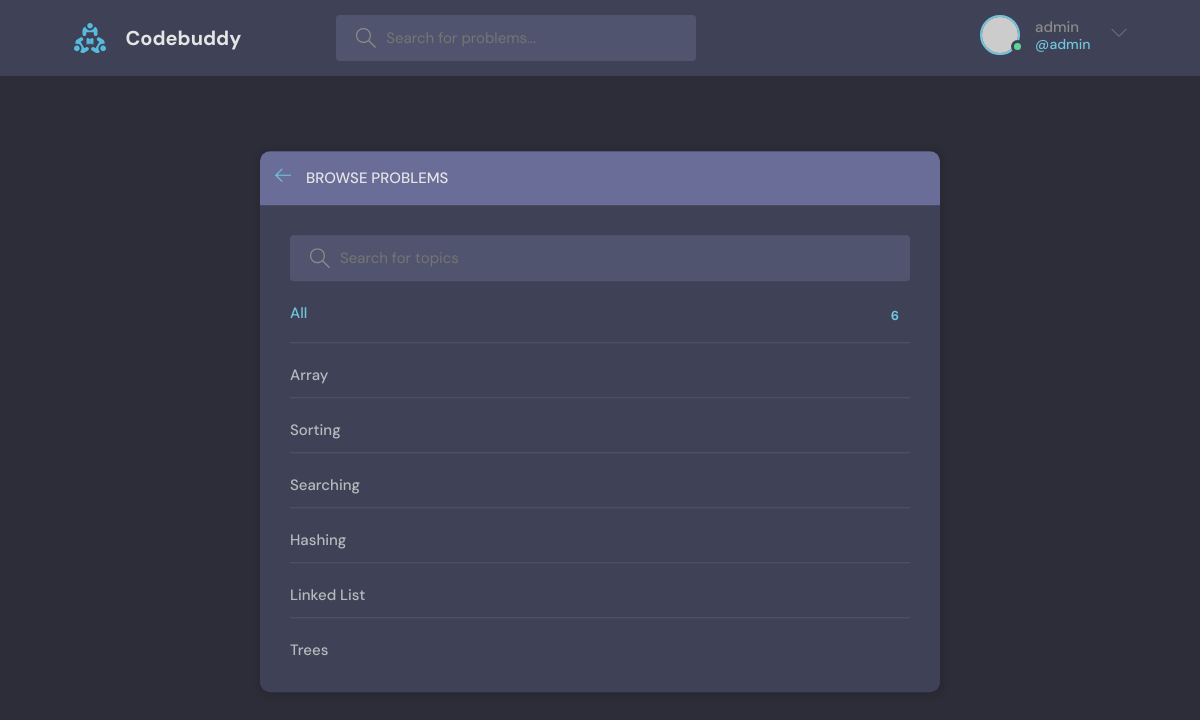
The app's page /topics/ (signed in) with its own data.
### base/models.py (models this page shows, shortened)
class Topic(models.Model):
    name = models.CharField(max_length=200)

### base/views.py (the view)
# urls.py: path('topics/', views.topicsPage, name="topics"),
def topicsPage(request):
    q = request.GET.get('q') if request.GET.get('q') != None else ''
    topics = Topic.objects.filter(name__icontains=q)
    return render(request, 'base/topic.html', {'topics': topics})

### base/templates/base/topic.html (shortened to what this page needs)
{% extends 'main.html' %}
{% block content %}
<main class="create-room layout">
  <div class="container">
    <div class="layout__box">
      <div class="layout__boxHeader">
        <div class="layout__boxTitle">
          <a href="{% url 'home' %}">
            <svg version="1.1" xmlns="http://www.w3.org/2000/svg" width="32" height="32" viewBox="0 0 32 32">
              <title>arrow-left</title>
              <path
                d="M13.723 2.286l-13.723 13.714 13.719 13.714 1.616-1.611-10.96-10.96h27.625v-2.286h-27.625l10.965-10.965-1.616-1.607z">
              </path>
            </svg>
          </a>
          <h3>Browse Problems</h3>
        </div>
      </div>
      <div class="topics-page layout__body">
        <form action="" method="GET" class="header__search">
          <label>
            <input name="q" placeholder="Search for topics" />
          </label>
        </form>
        <ul class="topics__list">
          <li>
            <a href="{% url 'topics' %}" class="active">All <span>{{topics.count}}</span></a>
          </li>
          {% for topic in topics %}
          <li>
            <a href="{% url 'home' %}?q={{topic.name}}">{{ topic.name }} <span>{{topic.room_set.all.count}}</span></a>
          </li>
          {% endfor %}
        </ul>
      </div>
    </div>
  </div>
</main>
{% endblock content %}

### templates/navbar.html (shortened to what this page needs)
{% load static %}
<header class="header header--loggedIn">
  <div class="container">
<a href="{% url 'home' %}" class="header__logo">
<img src="{% static 'images/logo.svg' %}" />
<h1>Codebuddy</h1>
</a>
<form class="header__search" method="GET" action="{% url 'home' %}">
<label>
<input placeholder="Search for problems..." />
</label>
</form>
<nav class="header__menu">
{% if request.user.is_authenticated %}
<div class="header__user">
<a href="{profile.html}">
  <div class="avatar avatar--medium active">
    <img src="https://randomuser.me/api/portraits/men/37.jpg" />
  </div>
  <p>{{request.user.username}}<span>@{{request.user.username}}</span></p>
</a>
<button class="dropdown-button">
  <svg version="1.1" xmlns="http://www.w3.org/2000/svg" width="32" height="32" viewBox="0 0 32 32">
    <title>chevron-down</title>
    <path d="M16 21l-13-13h-3l16 16 16-16h-3l-13 13z"></path>
  </svg>
</button>
</div>
{% else %}
<a href="{% url 'login' %}">
<img src="{% static 'images/avatar.svg' %}" />
<p>Login</p>
</a>
{% endif %}
</nav>
</div>
</header>

### static/styles/style.css (style rules this page uses)
:root { --color-main: #71c6dd; --color-main-light: #e1f6fb; --color-dark: #3f4156; --color-dark-medium: #51546e; --color-dark-light: #696d97; --color-light: #e5e5e5; --color-gray: #8b8b8b; --color-light-gray: #b2bdbd; --color-bg: #2d2d39; --color-success: #5dd693; --color-error: #fc4b0b; }
* { font-family: "DM Sans", -apple-system, BlinkMacSystemFont, "Segoe UI", Roboto, Oxygen, Ubuntu, Cantarell, "Open Sans", "Helvetica Neue", sans-serif; margin: 0; padding: 0; box-sizing: border-box; text-rendering: optimizeLegibility; font-size: inherit; }
html { font-size: 56.25%; }
@media only screen and (min-width: 1200px) { html { font-size: 62.5%; } }
body { line-height: 1.6; font-weight: 400; font-size: 1.5rem; color: var(--color-light-gray); background-color: var(--color-bg); min-height: 100vh; }
img { width: 100%; }
a { display: inline-block; color: var(--color-main); text-decoration: none; }
.container { max-width: 120rem; width: 90%; margin: auto; }
.avatar { position: relative; display: inline-block; border-radius: 50%; border: 2px solid var(--color-main); }
.avatar img { display: block; border-radius: 50%; object-fit: cover; object-position: center; }
.avatar::after { content: ""; display: block; position: absolute; background-color: var(--color-gray); z-index: 111; border-radius: 50%; border: 0.3rem solid var(--color-dark); }
.avatar.active::after { background-color: var(--color-success); }
.avatar.avatar--medium img { width: 3.6rem; height: 3.6rem; border-radius: 50%; }
.avatar.avatar--medium:after { width: 0.7rem; height: 0.7rem; bottom: 0px; right: -6px; }
.header { padding: 1.5rem; background-color: var(--color-dark); }
.header > .container { display: flex; gap: 9.5rem; }
.header__logo, .header__user { display: flex; gap: 2rem; align-items: center; }
.header__logo > img { height: 3.2rem; width: 3.2rem; }
.header__logo > h1 { font-weight: 700; font-size: 2rem; color: var(--color-light); }
.header__search > label { background-color: var(--color-dark-medium); padding: 1.3rem 1rem; display: flex; align-items: center; gap: 1rem; border-radius: 4px; }
.header__search svg { fill: var(--color-gray); width: 2rem; height: 2rem; margin-left: 1rem; }
.header__search input { width: 30rem; background: transparent; border: none; outline: none; color: var(--color-light); }
.header__menu { margin-left: auto; position: relative; }
.header__menu a { display: flex; gap: 1.5rem; align-items: center; font-weight: 500; text-decoration: none; color: var(--color-gray); }
.header__menu img { height: 3.6rem; }
.header__menu p { line-height: 1.2; }
.header__menu span { color: var(--color-main); font-weight: 500; font-size: 1.4rem; display: block; }
.header__menu svg { width: 1.6rem; height: 1.6rem; fill: var(--color-dark-light); }
.dropdown-button { background: transparent; border: 0; outline: 0; cursor: pointer; }
.layout { margin-top: 2.4rem; }
.layout > .container { display: flex; justify-content: space-between; align-items: flex-start; }
.layout__box { width: 90%; max-width: 48rem; min-height: 40rem; position: absolute; top: 50%; left: 50%; transform: translate(-50%, -46%); background-color: var(--color-dark); border-radius: 1rem; box-shadow: 1px 1px 6px 3px rgba(0, 0, 0, 0.1); overflow: hidden; }
.layout__boxHeader { display: flex; padding: 1.5rem; background-color: var(--color-dark-light); }
.layout__boxTitle { display: flex; gap: 1.5rem; align-items: center; }
.layout__boxTitle h3 { text-transform: uppercase; font-weight: 500; color: var(--color-light); }
.layout__boxTitle svg { width: 1.6rem; height: 1.6rem; fill: var(--color-main); }
.layout__body { margin: 3rem; }
.topics__list { list-style: none; }
.topics__list li a { display: flex; justify-content: space-between; margin-bottom: 3rem; font-weight: 500; color: var(--color-light-gray); transition: all 0.3s ease-in-out; }
.topics__list li a.active, .topics__list li a:hover { color: var(--color-main); }
.topics__list li a span { padding: 0.5rem 1rem; background-color: var(--color-dark); border-radius: 3px; font-size: 1.3rem; font-weight: 700; letter-spacing: 1px; }
.topics-page .topics__list li:not(:last-child) a { margin: 2rem 0; padding-bottom: 1rem; text-decoration: none; border-bottom: 1px solid var(--color-dark-medium); }
.topics-page .header__search { display: block; }
.create-room.layout .layout__box { max-width: 68rem; }

### records on screen
Topic: name "Array"
Topic: name "Sorting"
Topic: name "Searching"
Topic: name "Hashing"
Topic: name "Linked List"
Topic: name "Trees"

### other values on screen
{{ request.user.username }} "admin"
{{ topics.count }} "6"
